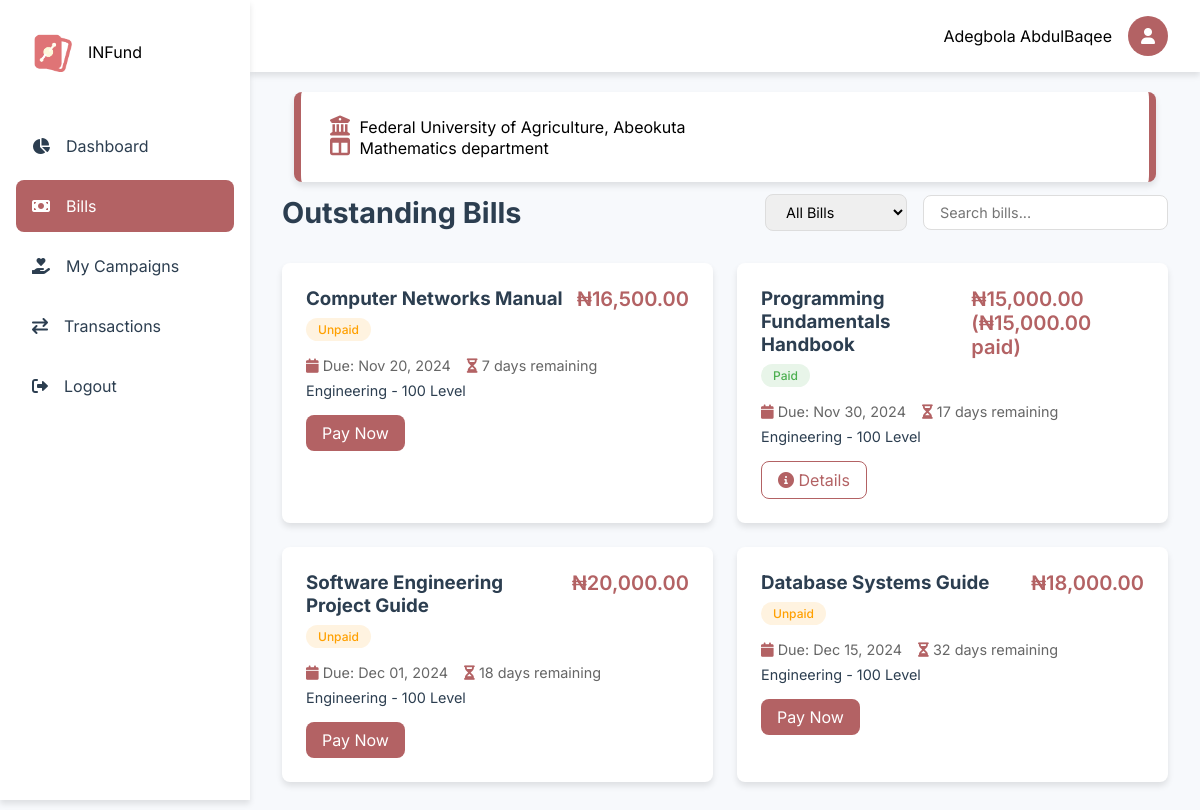
The app's page /dashboard/bills.php (signed in) with its own data.
### tables this page shows
CREATE TABLE `users` (
  `id` int(11) NOT NULL,
  `fullname` varchar(1000) NOT NULL,
  `email` varchar(200) DEFAULT NULL,
  `balance` decimal(15,2) NOT NULL DEFAULT 0.00,
  `username` varchar(30) NOT NULL,
  `phone` varchar(30) DEFAULT NULL,
  `dob` varchar(200) DEFAULT NULL,
  `country` varchar(200) DEFAULT NULL,
  `state` varchar(1000) DEFAULT NULL,
  `university` varchar(1000) DEFAULT NULL,
  `faculty` varchar(1000) DEFAULT NULL,
  `department` varchar(1000) DEFAULT NULL,
  `matric_no` varchar(1000) NOT NULL,
  `password` varchar(1000) DEFAULT NULL,
  `level` varchar(200) NOT NULL DEFAULT '100',
  `bank_id` varchar(200) DEFAULT NULL,
  `bank_account_name` varchar(200) DEFAULT NULL,
  `account_number` int(30) DEFAULT NULL,
  `created_at` varchar(1000) DEFAULT current_timestamp(),
  `last_login` varchar(1000) DEFAULT current_timestamp(),
  `gender` varchar(1000) DEFAULT NULL
);

CREATE TABLE `universities` (
  `id` bigint(20) UNSIGNED NOT NULL,
  `abbreviation` varchar(10) NOT NULL,
  `name` varchar(255) NOT NULL,
  `type` enum('Federal','State','Uniformed','Private') NOT NULL,
  `country` varchar(50) DEFAULT 'Nigeria'
);

CREATE TABLE `bills` (
  `id` int(11) NOT NULL,
  `creator_id` int(11) NOT NULL,
  `name` varchar(255) NOT NULL,
  `university` varchar(255) NOT NULL,
  `faculty` varchar(255) NOT NULL,
  `department` varchar(1000) NOT NULL,
  `level` varchar(255) NOT NULL,
  `matric_no` varchar(255) NOT NULL,
  `price` decimal(10,2) NOT NULL,
  `start_date` date DEFAULT NULL,
  `end_date` date DEFAULT NULL,
  `created_at` timestamp NOT NULL DEFAULT current_timestamp()
);

CREATE TABLE `payments` (
  `id` int(11) NOT NULL,
  `uid` int(11) NOT NULL,
  `reference_id` varchar(1000) DEFAULT NULL,
  `bill_id` int(11) NOT NULL,
  `student_id` int(11) NOT NULL,
  `total_amount` decimal(10,2) NOT NULL,
  `amount_paid` decimal(10,2) DEFAULT 0.00,
  `status` enum('Unpaid','Partially Paid','Paid') NOT NULL DEFAULT 'Unpaid',
  `last_payment_date` date DEFAULT NULL,
  `created_at` timestamp NOT NULL DEFAULT current_timestamp(),
  `updated_at` timestamp NOT NULL DEFAULT current_timestamp() ON UPDATE current_timestamp()
);

### includes/user/functions.php (called while the page is built, shortened)
<?php
function getUserDetails(string $email): array
{
    global $conn;
    if (strpos($email, "@")) {
        $query = "SELECT * FROM users WHERE email = ?";
    } else {
        $query = "SELECT * FROM users WHERE id = ?";
    }
    $stmt = $conn->prepare($query);
    $stmt->bind_param("s", $email);
    $stmt->execute();
    $result = $stmt->get_result();
    $data = $result->fetch_assoc();
    return $data;
}
?>

### includes/get_universities.php (called while the page is built, shortened)
<?php
function get_university($abbr)
{
    global $conn;
    $stmt = $conn->prepare("SELECT * FROM universities WHERE abbreviation=?");
    $stmt->bind_param("s", $abbr);
    $stmt->execute();
    $result = $stmt->get_result();
    $university = [];
    while ($row = $result->fetch_assoc()) {
        $university[] = $row;
    }
    return $university;
}

### includes/user/get_bills.php (called while the page is built, shortened)
<?php
function getBillsByDepartment($department, $user_id)
{
    global $conn;
    $query = "SELECT b.*,
              p.amount_paid,
              p.status as payment_status,
              p.last_payment_date,
              DATEDIFF(b.end_date, CURRENT_DATE()) as days_remaining
              FROM bills b
              LEFT JOIN payments p ON b.id = p.bill_id AND p.student_id = ?
              WHERE b.department = ?
              AND b.end_date >= CURRENT_DATE()
              ORDER BY b.end_date ASC";
    $stmt = $conn->prepare($query);
    $stmt->bind_param("is", $user_id, $department);
    $stmt->execute();
    $result = $stmt->get_result();
    return $result->fetch_all(MYSQLI_ASSOC);
}

### dashboard/bills.php (the view, shortened to what this page needs)
<?php
$page = "Bills";
$css1 = "bills_campaigns";
include '../config/config.php';
include '../includes/get_universities.php';
include '../includes/user/get_bills.php';
include '../includes/user/nav.php';
$university = get_university($my_details['university']);
$bills = getBillsByDepartment($my_details['department'], $_SESSION['user_id']);
function getBadgeClass($status)
{
    switch ($status) {
        case 'Paid':
            return 'badge-success';
        default:
            return 'badge-warning';
    }
}
?>
<main class="main-content">
    <div class="server-details">
        <i class="fas fa-university"></i> <?php echo $university[0]['name'] ?? 'University Not Found'; ?>
        <br>
        <i class="fas fa-columns"></i> <?php echo $my_details['department']; ?> department
    </div>
    <div class="page-header">
        <h1>Outstanding Bills</h1>
        <div class="filter-section">
            <select class="filter-select">
                <option value="all">All Bills</option>
            </select>
            <input type="text" class="search-input" placeholder="Search bills...">
        </div>
    </div>
    <div class="bills-grid">
        <?php if (!empty($bills)) : ?>
            <?php foreach ($bills as $bill) : ?>
                <?php
                $payment_status = $bill['payment_status'] ?? 'Unpaid';
                $badge_class = getBadgeClass($payment_status);
                $amount_display = '₦' . number_format($bill['price'], 2);
                if (isset($bill['amount_paid']) && $bill['amount_paid'] > 0) {
                    $amount_display .= ' (₦' . number_format($bill['amount_paid'], 2) . ' paid)';
                }
                ?>
                <div class="bill-card" data-status="<?php echo strtolower($payment_status); ?>">
                    <div class="bill-header">
                        <div class="bill-title">
                            <h3><?php echo htmlspecialchars($bill['name']); ?></h3>
                            <span class="badge <?php echo $badge_class; ?>">
                                <?php echo $payment_status; ?>
                            </span>
                        </div>
                        <div class="bill-amount"><?php echo $amount_display; ?></div>
                    </div>
                    <div class="bill-details">
                        <div class="bill-info">
                            <span><i class="fas fa-calendar"></i> Due: <?php echo date('M d, Y', strtotime($bill['end_date'])); ?></span>
                            <span><i class="fas fa-hourglass-half"></i> <?php echo $bill['days_remaining']; ?> days remaining</span>
                        </div>
                        <p class="bill-description">
                            <?php echo htmlspecialchars($bill['faculty'] . ' - ' . $bill['level'] . ' Level'); ?>
                        </p>
                    </div>
                    <?php if ($payment_status !== 'Paid') : ?>
                        <div class="bill-actions">
                            <a href="bill.php?id=<?php echo $bill['id']; ?>" class="pay-button">Pay Now</a>
                        </div>
                    <?php endif; ?>
                    <?php if ($payment_status == 'Paid') : ?>
                        <div class="bill-actions">
                            <a href="bill.php?id=<?php echo $bill['id']; ?>" class="remind-button"><i class="fas fa-info-circle"></i> Details</a>
                        </div>
                    <?php endif; ?>
                </div>
            <?php endforeach; ?>
        <?php endif; ?>
    </div>
</main>
<?php
include '../includes/user/footer.php';
?>

### includes/user/nav.php (shortened to what this page needs)
<?php
include '../config/config.php';
include '../includes/user/functions.php';
$my_details = getUserDetails($_SESSION["user_id"]);
?>
<!DOCTYPE html>
<html lang="en">
<head>
    <link href="https://cdnjs.cloudflare.com/ajax/libs/toastr.js/latest/css/toastr.min.css" rel="stylesheet" />
    <link rel="stylesheet" href="https://cdnjs.cloudflare.com/ajax/libs/font-awesome/6.0.0/css/all.min.css">
    <link rel="stylesheet" href="../assets/css/user/nav.css">
    <?php if (isset($css1)) : ?>
        <link rel="stylesheet" href="../assets/css/user/<?= $css1 ?>.css">
    <?php endif; ?>
</head>
<body>
    <div class="container">
        <nav class="sidenav">
            <div class="logo">
                <img src="../assets/images/static/logo.png" alt="Logo">
                <span>INFund</span>
            </div>
            <ul class="nav-links">
                <li class="nav-item">
                    <a href="./overview" class="nav-link <?= isset($page) && $page == 'Overview' ? 'active' : ''; ?>">
                        <i class="fas fa-chart-pie"></i>
                        <span>Dashboard</span>
                    </a>
                </li>
                <li class="nav-item">
                    <a href="./bills" class="nav-link <?= isset($page) && $page == 'Bills' ? 'active' : ''; ?>">
                        <i class="fas fa-money-bill"></i>
                        <span>Bills</span>
                    </a>
                </li>
                <li class="nav-item">
                    <a href="./campaigns" class="nav-link <?= isset($page) && $page == 'Campaigns' ? 'active' : ''; ?>">
                        <i class="fas fa-hand-holding-heart"></i>
                        <span>My Campaigns</span>
                    </a>
                </li>
                <li class="nav-item">
                    <a href="./transactions" class="nav-link <?= isset($page) && $page == 'Transactions' ? 'active' : ''; ?>">
                        <i class="fas fa-exchange"></i>
                        <span>Transactions</span>
                    </a>
                </li>
                <li class="nav-item">
                    <a href="./logout" class="nav-link ">
                        <i class="fas fa-sign-out-alt"></i>
                        <span>Logout</span>
                    </a>
                </li>
            </ul>
        </nav>
        <div class="topnav">
            <div class="user-profile">
                <span><?php echo $my_details['fullname']; ?></span>
                <a href="./profile">
                    <div class="avatar">
                        <i class="fas fa-user"></i>
                    </div>
                </a>
            </div>
        </div>

### assets/css/user/nav.css (style rules this page uses)
:root { --primary-color: #b36264; --secondary-color: #755e28; --accent-color: #b36264; --text-color: #2c3e50; --background-color: #f7f9fc; --card-background: #ffffff; --border-radius: 8px; --transition: all 0.3s ease; --shadow: 0 4px 6px rgba(0, 0, 0, 0.1); --shadow-hover: 0 10px 15px rgba(0, 0, 0, 0.15); --success-color: #4caf50; --warning-color: #ffa000; --danger-color: #f44336; --info-color: #2196f3; }
* { margin: 0; padding: 0; box-sizing: border-box; font-family: "Inter", sans-serif; }
body { background-color: var(--background-color); }
.container { display: flex; min-height: 100vh; }
.sidenav { width: 250px; background: var(--card-background); padding: 1rem; height: 100vh; position: fixed; transition: var(--transition); box-shadow: var(--shadow); z-index: 1000; }
.logo { display: flex; align-items: center; gap: 1rem; padding: 1rem; margin-bottom: 2rem; }
.logo img { width: 40px; height: 40px; }
.nav-links { list-style: none; }
.nav-item { margin-bottom: 0.5rem; }
.nav-link { display: flex; align-items: center; padding: 1rem; color: var(--text-color); text-decoration: none; border-radius: var(--border-radius); transition: var(--transition); gap: 1rem; }
.nav-link.active { background: var(--accent-color); color: white; }
.topnav { background: var(--card-background); padding: 1rem 2rem; display: flex; justify-content: flex-end; align-items: center; position: fixed; width: calc(100% - 250px); right: 0; box-shadow: var(--shadow); z-index: 900; }
.user-profile { display: flex; align-items: center; gap: 1rem; }
.avatar { width: 40px; height: 40px; border-radius: 50%; background: var(--accent-color); display: flex; align-items: center; justify-content: center; color: white; }
.main-content { margin-left: 250px; padding: 5rem 2rem 2rem; flex: 1; }
.server-details { background: var(--card-background); padding: 1.5rem; border-radius: var(--border-radius); box-shadow: var(--shadow); transition: var(--transition); margin: 12px 12px; border-left: 7px solid var(--accent-color); border-right: 7px solid var(--accent-color); }
.server-details i { color: var(--accent-color); margin: 0px 5px; font-size: 20px; }
.badge { padding: 0.25rem 0.75rem; border-radius: 20px; font-size: 0.75rem; font-weight: 500; }
.badge-success { background: #e8f5e9; color: var(--success-color); }
.badge-warning { background: #fff3e0; color: var(--warning-color); }

### assets/css/user/bills_campaigns.css (style rules this page uses)
.page-header { display: flex; justify-content: space-between; align-items: center; margin-bottom: 2rem; flex-wrap: wrap; gap: 1rem; }
.page-header h1 { color: var(--text-color); font-size: 1.8rem; margin: 0; }
.filter-section { display: flex; gap: 1rem; align-items: center; }
.filter-select, .search-input { padding: 0.5rem 1rem; border: 1px solid #ddd; border-radius: var(--border-radius); font-size: 0.9rem; }
.search-input { min-width: 200px; }
.bills-grid { display: grid; gap: 1.5rem; grid-template-columns: repeat(auto-fill, minmax(350px, 1fr)); }
.bill-card { background: var(--card-background); border-radius: var(--border-radius); padding: 1.5rem; box-shadow: var(--shadow); transition: var(--transition); }
.bill-header { display: flex; justify-content: space-between; align-items: flex-start; margin-bottom: 1rem; }
.bill-title h3 { margin: 0 0 0.5rem 0; color: var(--text-color); }
.bill-amount { font-size: 1.25rem; font-weight: 600; color: var(--accent-color); }
.bill-info { display: flex; gap: 1rem; color: #666; font-size: 0.9rem; margin-bottom: 0.5rem; }
.bill-info i { color: var(--accent-color); }
.bill-description { color: var(--text-color); font-size: 0.9rem; margin: 0.5rem 0; }
.bill-actions { display: flex; gap: 1rem; margin-top: 1rem; }
.bill-actions a { text-decoration: none; }
.pay-button { padding: 0.5rem 1rem; background: var(--accent-color); color: white; border: none; border-radius: var(--border-radius); cursor: pointer; transition: var(--transition); }
.remind-button { padding: 0.5rem 1rem; background: transparent; color: var(--accent-color); border: 1px solid var(--accent-color); border-radius: var(--border-radius); cursor: pointer; transition: var(--transition); }
.badge { padding: 0.25rem 0.75rem; border-radius: 20px; font-size: 0.75rem; font-weight: 500; display: inline-flex; align-items: center; }
@media (max-width: 1200px) { .bills-grid { grid-template-columns: repeat(2, 1fr); } }
.bill-card, .campaign-card { animation: slideIn 0.3s ease-out; }

### records on screen
users: fullname "Adegbola AbdulBaqee", department "Mathematics"
universities: name "Federal University of Agriculture, Abeokuta"
bills: name "Computer Networks Manual", payment_status "Unpaid", price "₦16,500.00", end_date "Nov 20, 2024", days_remaining "7", faculty+level "Engineering - 100 Level"
payments: bill.name "Programming Fundamentals Handbook", status "Paid", amount_display "₦15,000.00 (₦15,000.00 paid)", bill.end_date "Nov 30, 2024", days_remaining "17", bill.level "Engineering - 100 Level"
bills: name "Software Engineering Project Guide", payment_status "Unpaid", price "₦20,000.00", end_date "Dec 01, 2024", days_remaining "18", faculty+level "Engineering - 100 Level"
payments: bill.name "Database Systems Guide", status "Unpaid", bill.price "₦18,000.00", bill.end_date "Dec 15, 2024", days_remaining "32", bill.level "Engineering - 100 Level"
